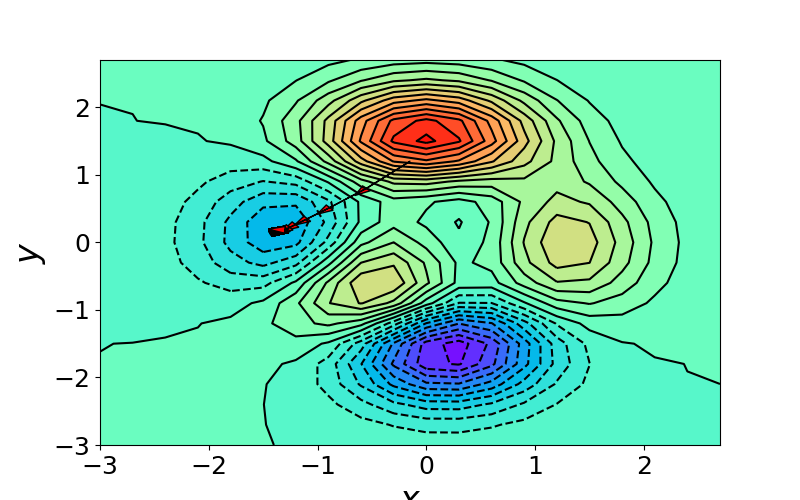

Write Python code to recreate this figure.
import numpy as np
import matplotlib.pyplot as plt

x = np.arange(-3,3,0.3)
y = np.arange(-3,3,0.3)
x,y = np.meshgrid(x,y)
levels = 24

# 3*(1-x)^2*exp(-(x^2)-(y+1)^2)-10*(x/5-x^3-y^5)*exp(-x^2-y^2)-1/3*exp(-(x+1)^2-y^2)
z = 3*(1-x)**2*np.exp(-x**2-(y+1)**2)-10*(x/5-x**3-y**5)*np.exp(-x**2-y**2)-1/3*np.exp(-(x+1)**2-y**2)

fig = plt.figure(figsize=(8,5))
plt.tick_params(labelsize=18)
plt.xlabel("$x$", fontsize=24)
plt.ylabel("$y$", fontsize=24)

plt.contourf(x,y,z,levels=levels,cmap="rainbow")
line = plt.contour(x,y,z,levels=levels,colors="k")

# x = np.random.uniform(-2,2)
# y = np.random.uniform(-2,2)
x = -0.15
y = 1.2

iterations = 10000###### Training loops
lr = 0.4###### Learning rate

V = [0,0]
S = [0,0]
beta_1 = 0.9
beta_2 = 0.99
episilon = 1e-6
current_beta1= 1
current_beta2= 1
for  i in range(iterations):
    pdx = (-6*x**3+12*x**2-6)*np.exp(-x**2-(y+1)**2)-(20*x*y**5+20*x**4-34*x**2+2)*np.exp(-x**2-y**2)+2/3*(x+1)*np.exp(-(x+1)**2-y**2)
    pdy = ((-6*x**2+12*x-6)*y-6*x**2+12*x-6)*np.exp(-x**2-(y+1)**2)-(20*y**6-50*y**4+20*x**3*y-4*x*y)*np.exp(-x**2-y**2)+2/3*y*np.exp(-(x+1)**2-y**2)
    
    ###### Revise the code and use different GD algorithm to reach the global optimum
    current_beta1 *= beta_1
    current_beta2 *= beta_2
    V[0] = (beta_1*V[0] + (1-beta_1)*pdx)/(1-current_beta1)
    V[1] = (beta_1*V[1] + (1-beta_1)*pdy)/(1-current_beta1)

    S[0] = (beta_2*S[0] + (1-beta_2)*(pdx**2))/(1-current_beta2)
    S[1] = (beta_2*S[1] + (1-beta_2)*(pdy**2))/(1-current_beta2)
    dx = (-lr*V[0])/(S[0]**0.5+episilon)
    dy = (-lr*V[1])/(S[1]**0.5+episilon)
    ###### Revise the code and use different GD algorithm to reach the global optimum
    
    plt.arrow(x, y, dx, dy, length_includes_head=False, head_width=0.1, fc='r', ec='k')
    x += dx
    y += dy

plt.show()
